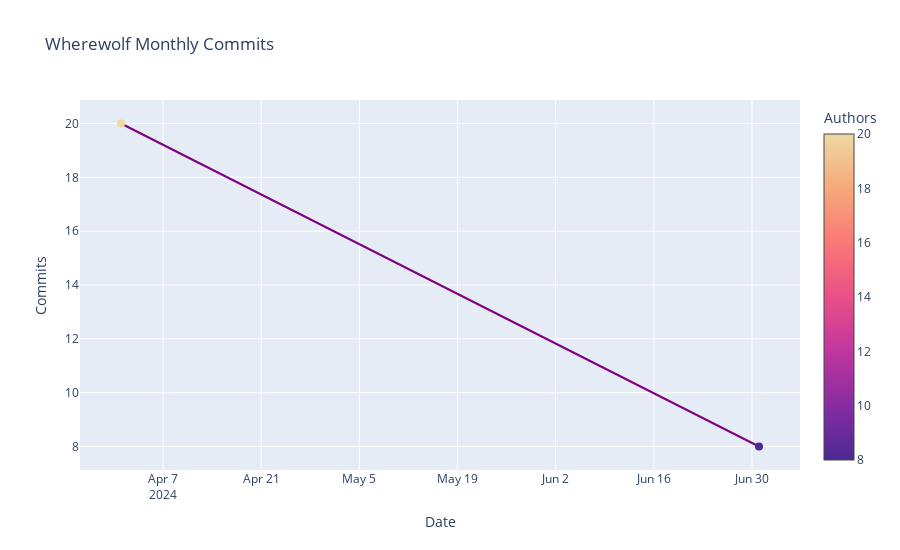

Notebook cell for this chart:
### Code cell
fig = go.Figure()
fig.add_trace(go.Scatter(x=df_commits_monthly.index,
            mode='lines+markers',
            name='Commits',
            line=dict(
                color='Purple'
            ),
            marker=dict(
                color=df_commits_monthly['num_commits'],
                size=8,
                colorscale=theme_sequential,
                colorbar=dict(
                    title="Authors"
                ),
            ),
            y=df_commits_monthly['num_commits']))

fig.update_layout(xaxis_title='Date',yaxis_title='Commits', title=project_name + " Monthly Commits")

format_and_show(fig)

### Figure 1 — Plotly figure (JSON) as saved in the notebook; plotly's stock layout.template omitted (floating-point values rounded to 4 significant figures)
{"data": [{"line": {"color": "Purple"}, "marker": {"color": [20, 8], "colorbar": {"title": {"text": "Authors"}}, "colorscale": [[0, "rgb(75, 41, 145)"], [0.1667, "rgb(135, 44, 162)"], [0.3333, "rgb(192, 54, 157)"], [0.5, "rgb(234, 79, 136)"], [0.6667, "rgb(250, 120, 118)"], [0.8333, "rgb(246, 169, 122)"], [1, "rgb(237, 217, 163)"]], "size": 8}, "mode": "lines+markers", "name": "Commits", "type": "scatter", "x": ["2024-04-01T00:00:00", "2024-07-01T00:00:00"], "y": [20, 8]}], "layout": {"height": 550, "title": {"text": "Wherewolf Monthly Commits"}, "xaxis": {"title": {"text": "Date"}}, "yaxis": {"title": {"text": "Commits"}}}}
